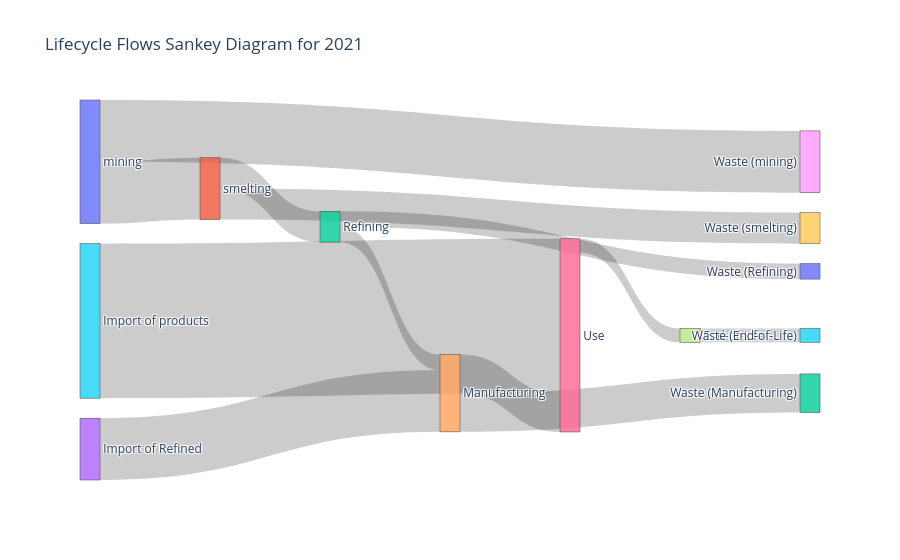

Notebook code for this chart:
### Markdown cell above
## Main model run
Running the actual model, calling helper and model functions

### Code cell
add_normal_survival_curve_to_all_products(product_info)
final_LED_imp_exp_table = build_imp_exp_table(
    eurostat_df, product_info["final_LED"]["product"]
)
final_LED_Ga_imp_exp_table = translate_to_Ga_MI(
    final_LED_imp_exp_table, product_info["final_LED"]["material_intensity_Ga"]
)
# plot_imp_exp_table(final_LED_imp_exp_table, "Final LED Products")
# final_LED_Ga_imp_exp_table_with_projection = add_future_BAU_projection(final_LED_Ga_imp_exp_table, growth_rate=0, end_year=2050)
final_LED_Ga_imp_exp_table_with_projection = add_LED_BAU_projection(
    final_LED_Ga_imp_exp_table
)
# plot_imp_exp_table(
#     final_LED_Ga_imp_exp_table_with_projection, "Final LED Products with BAU Projection"
# )
mfa_system = calculate_flow_driven_MFA(
    final_LED_Ga_imp_exp_table_with_projection,
    show_output=False,
    survival_curve_parameters=product_info["final_LED"]["survival_curve_parameters"],
)
display(mfa_system)
mfa_system_with_lifecycle_flows = calculate_lifecycle_flows(
    mfa_system, lifecycle_stages_names
)
display(mfa_system_with_lifecycle_flows)

# Plot for the year of 2021, showing the flow splits between lifecycle stages
plot_lifecycle_flows_barplot(
    mfa_system_with_lifecycle_flows[mfa_system_with_lifecycle_flows["year"] == 2021],
    year=2021,
)


plot_sankey_lifecycle_flows(
    mfa_system_with_lifecycle_flows, year=2021, plot_waste_per_stage=True
)

### Figure 1 — Plotly figure (JSON) as saved in the notebook; plotly's stock layout.template omitted (floating-point values rounded to 4 significant figures)
{"data": [{"arrangement": "snap", "link": {"source": [0, 1, 2, 3, 4, 5, 6, 0, 1, 2, 4, 7], "target": [1, 2, 4, 4, 6, 6, 7, 8, 9, 10, 12, 15], "value": [263.9, 132.0, 65.98, 263.9, 164.9, 659.8, 59.43, 263.9, 132.0, 65.98, 164.9, 59.43]}, "node": {"label": ["mining", "smelting", "Refining", "Import of Refined", "Manufacturing", "Import of products", "Use", "End-of-Life", "Waste (mining)", "Waste (smelting)", "Waste (Refining)", "Waste (Import of Refined)", "Waste (Manufacturing)", "Waste (Import of products)", "Waste (Use)", "Waste (End-of-Life)"], "pad": 20, "thickness": 20}, "type": "sankey"}], "layout": {"font": {"size": 12}, "title": {"text": "Lifecycle Flows Sankey Diagram for 2021"}}}
